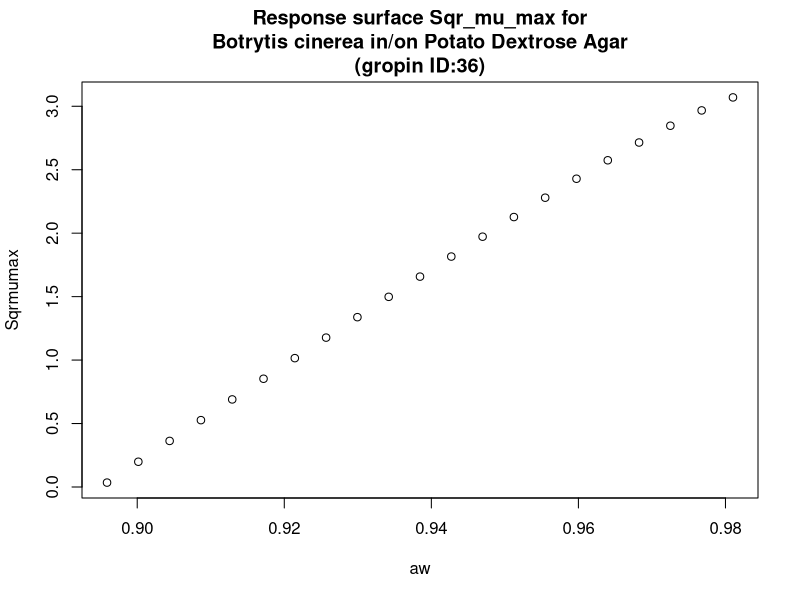

Here is the R script that generated this plot:
#############################
# start of Parameter script
#############################
aw <- seq(0.895895,0.981018981018981,length.out=21)
#############################
# end of Parameter script
#############################
############################# 
# start of Model script Gropin ID 36 
#############################
 
# constant coefficients for this model
awmin <- 0.895
awopt <- 0.988
 
variables <- data.frame(aw)
argumentsPar <- unique.data.frame(expand.grid(variables))
 
# heart of the model
response_surface <- function(aw) {
   mumax <-(9.97^0.5)*(((aw-1)*(aw-awmin)^2)/((awopt-awmin)*(((awopt-awmin)*(aw-awopt))-((awopt-1)*(awopt+awmin-2*aw)))))^0.5

	return(mumax=mumax)
} 

# output parameters
responseSurface <- cbind(argumentsPar,response_surface(argumentsPar['aw']))
colnames(responseSurface) <- c(colnames(argumentsPar),'Sqrmumax')
#############################
# End of Model script
#############################
############################# 
# start of Visualisation script Gropin ID 36 
#############################
titleText <-'Response surface Sqr_mu_max for
Botrytis cinerea in/on Potato Dextrose Agar
(gropin ID:36)'
plot(aw,responseSurface$'Sqrmumax',xlab='aw',
                          ylab='Sqrmumax',main=titleText)
#############################
# End of Visualisation script
#############################
